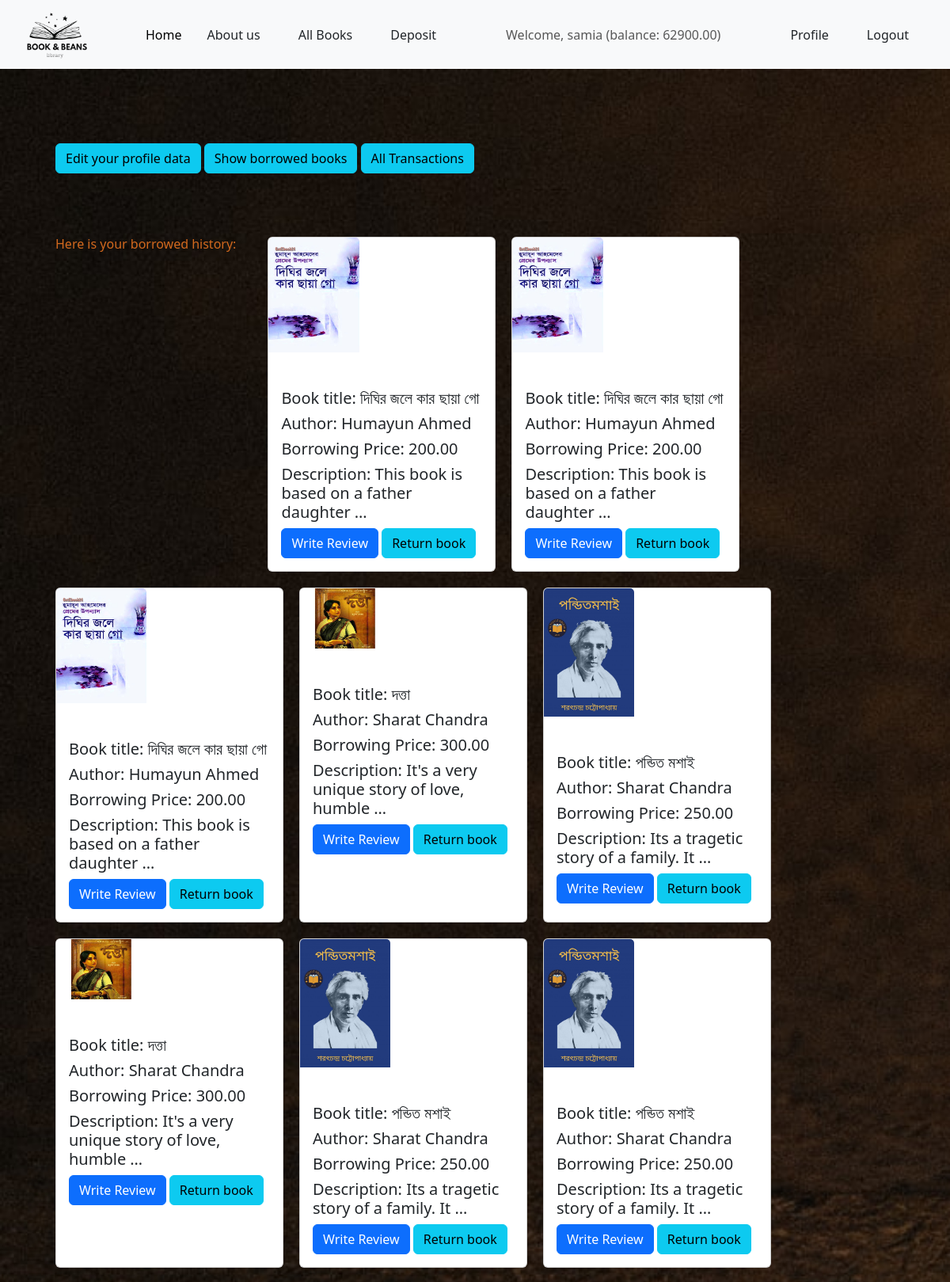
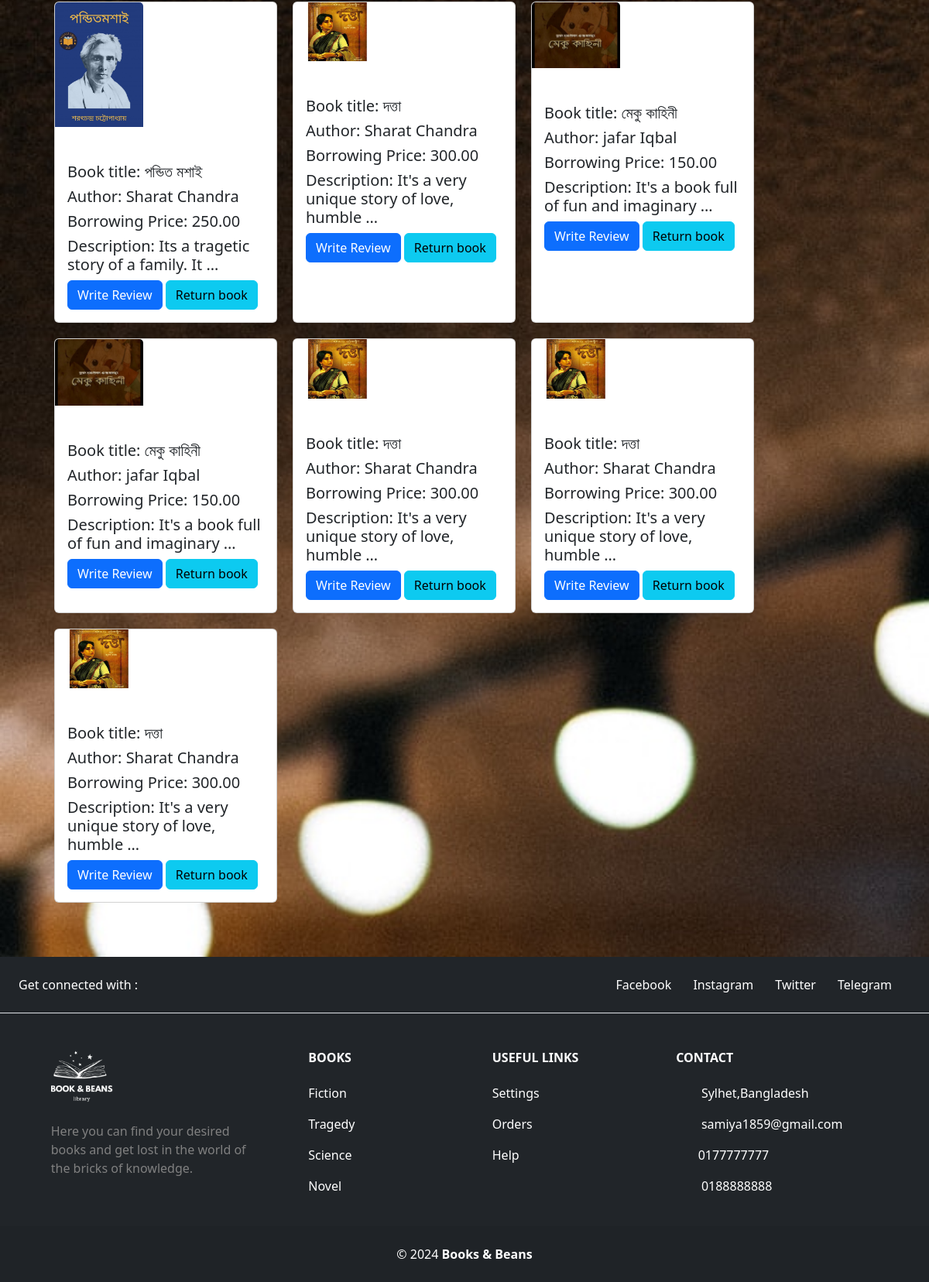
Page /user/profile/borrowhis/ (signed in) on the committed database (2 pictures, top to bottom).
### user/models.py (models this page shows, shortened)
class UserLibraryAccount(models.Model):
    user = models.OneToOneField(User,related_name='account',on_delete=models.CASCADE)
    account_no = models.IntegerField(unique=True)
    birth_date = models.DateField(null=True,blank=True)
    gender = models.CharField(max_length=10,choices=GENDER_TYPE)
    initial_deposit_date = models.DateField(auto_now_add=True)
    balance = models.DecimalField(default=0,max_digits=12,decimal_places=2)

### book/models.py (models this page shows, shortened)
class Borrow(models.Model):
    user = models.ForeignKey(User,on_delete=models.CASCADE,related_name='borrows')
    book = models.ForeignKey(Book,on_delete=models.CASCADE,related_name='borrows')

class Book(models.Model):
    title = models.CharField(max_length=100)
    Author = models.ForeignKey(Author,on_delete=models.CASCADE)
    description = models.TextField()
    image = models.ImageField(upload_to='book/media/book_images/')
    borrowing_price = models.DecimalField(max_digits=10,decimal_places=2)
    category = models.ForeignKey(Category,on_delete=models.CASCADE)
    is_borrowed = models.BooleanField(default=False,null=True)

class Author(models.Model):
    name = models.CharField(max_length=30,null=True,blank=True)

### book/views.py (the view)
# urls.py: path('profile/borrowhis/',borrow_history,name='borrow_history'),
@login_required
def borrow_history(request):
    borrowed_books = Borrow.objects.filter(user = request.user)
    return render(request, 'borrowhis.html', {'borrowed_books': borrowed_books})

### user/templates/borrowhis.html
{% extends "base.html" %}
{% load static %}
{% block content %}
<div class="" style="background-image: url('{% static "bg3.jpg" %}'); background-size: cover; background-repeat: no-repeat;
">
<div style="padding: 70px;">
    <div class="pt-4" >
        <a class="btn btn-info" href="{% url 'update' %}">Edit your profile data</a>
        <a class="btn btn-info" href="{% url "borrow_history" %}">Show borrowed books</a>
        <a class=" btn  btn-info" href="{% url "report" %}">All Transactions</a>
    </div>
    <div class="d-flex flex-wrap" style="gap: 20px;padding-top: 80px;">
        <h6 style="color: chocolate;">Here is your borrowed history:</h6><br>
        {% for borrow in borrowed_books %}
        <div class="card" style="width: 18rem; gap: 30px;">
            <img src="{{ borrow.book.image.url }}" class="card-img-top" alt="Book image" style="width: 40%;">
            <div class="card-body">
                <h5 class="card-title">Book title: {{ borrow.book.title }}</h5>
                <h5 class="">Author: {{ borrow.book.Author.name }}</h5>
                <h5 class="">Borrowing Price: {{ borrow.book.borrowing_price }}</h5>
                <h5>Description: {{ borrow.book.description | truncatewords:8 }}</h5>
                <div>
                    <a class="btn btn-primary" href="{% url "book_details" borrow.book.id %}">Write Review</a>
                    {% if transaction.is_returned %}
                    <a class="btn btn-warning" href="#">Returned</a>
                    {% else %}
                    <a class="btn btn-info" href="#">Return book</a>
                    {% endif %}
                </div>
            </div>
        </div>
        {% endfor %}
    </div>
</div>
</div>
{% include "footer.html" %}
{% endblock content %}

### core/templates/navbar.html (shortened to what this page needs)
{% load static %}
<!DOCTYPE html>
<html lang="en">
<head>
    <link href="https://cdn.jsdelivr.net/npm/bootstrap@5.3.2/dist/css/bootstrap.min.css" rel="stylesheet">
    <link rel="stylesheet" href="https://cdn.jsdelivr.net/npm/@fortawesome/fontawesome-free@6.4.2/css/fontawesome.min.css">
</head>
<body>
<nav class="navbar navbar-expand-lg bg-body-tertiary">
  <div class="container-fluid" style="padding-left: 30px;">
      <a class="navbar-brand" href="{% url "home" %}"><img src="{% static 'logo.png' %}" alt="books" style="width: 80px;"></a>
      <div class="collapse navbar-collapse" id="navbarNavAltMarkup" style="padding-left: 50px;">
          <div class="navbar-nav" >
              <a class="nav-link active" aria-current="page" href="{% url "home" %}">Home</a>
              <li class="nav-item mx-3">
                <a class="nav-link btn  text-dark" href="{% url "about" %}">About us</a>
            </li>
              <div class="d-flex">
                  <ul class="navbar-nav me-auto mb-2 mb-lg-0">
                      {% if request.user.is_authenticated %}
                      <li class="nav-item mx-3">
                        <a class="nav-link btn  text-dark" href="{% url "allbooks" %}">All Books</a>
                    </li>
                          <li class="nav-item mx-3">
                              <a class="nav-link btn  text-dark" href="{% url "deposit" %}">Deposit</a>
                          </li>
                          <li class="nav-item mx-3">
                              <span class="nav-link text-blue-900 my-auto font-black px-5">Welcome, {{ request.user.first_name }} (balance: {{ request.user.account.balance }})</span>
                          </li>
                          <li class="nav-item mx-3">
                              <a class="nav-link btn btn-warning text-dark" href="{% url "profile" user.id %}">Profile</a>
                          </li>
                          <li class="nav-item mx-3">
                              <a class="nav-link btn btn-danger text-dark" href="{% url "logout" %}">Logout</a>
                          </li>
                      {% endif %}
                  </ul>
              </div>
          </div>
      </div>
  </div>
</nav>
{% block content %}
{% endblock content %}
</body>
</html>

### rows in the picture
Borrow: book.image (picture), book "দিঘির জলে কার ছায়া গো", book.Author.name "Humayun Ahmed", book.borrowing_price "200.00", book.description "This book is based on a father daughter …"
Borrow: book.image (picture), book "দিঘির জলে কার ছায়া গো", book.Author.name "Humayun Ahmed", book.borrowing_price "200.00", book.description "This book is based on a father daughter …"
Borrow: book.image (picture), book "দিঘির জলে কার ছায়া গো", book.Author.name "Humayun Ahmed", book.borrowing_price "200.00", book.description "This book is based on a father daughter …"
Borrow: book.image (picture), book "দত্তা", book.Author.name "Sharat Chandra", book.borrowing_price "300.00", book.description "It's a very unique story of love, humble …"
Borrow: book.image (picture), book "পন্ডিত মশাই", book.Author.name "Sharat Chandra", book.borrowing_price "250.00", book.description "Its a tragetic story of a family. It …"
Borrow: book.image (picture), book "দত্তা", book.Author.name "Sharat Chandra", book.borrowing_price "300.00", book.description "It's a very unique story of love, humble …"
Borrow: book.image (picture), book "পন্ডিত মশাই", book.Author.name "Sharat Chandra", book.borrowing_price "250.00", book.description "Its a tragetic story of a family. It …"
Borrow: book.image (picture), book "পন্ডিত মশাই", book.Author.name "Sharat Chandra", book.borrowing_price "250.00", book.description "Its a tragetic story of a family. It …"
Borrow: book.image (picture), book "পন্ডিত মশাই", book.Author.name "Sharat Chandra", book.borrowing_price "250.00", book.description "Its a tragetic story of a family. It …"
Borrow: book.image (picture), book "দত্তা", book.Author.name "Sharat Chandra", book.borrowing_price "300.00", book.description "It's a very unique story of love, humble …"
Borrow: book.image (picture), book "মেকু কাহিনী", book.Author.name "jafar Iqbal", book.borrowing_price "150.00", book.description "It's a book full of fun and imaginary …"
Borrow: book.image (picture), book "মেকু কাহিনী", book.Author.name "jafar Iqbal", book.borrowing_price "150.00", book.description "It's a book full of fun and imaginary …"
Borrow: book.image (picture), book "দত্তা", book.Author.name "Sharat Chandra", book.borrowing_price "300.00", book.description "It's a very unique story of love, humble …"
Borrow: book.image (picture), book "দত্তা", book.Author.name "Sharat Chandra", book.borrowing_price "300.00", book.description "It's a very unique story of love, humble …"
Borrow: book.image (picture), book "দত্তা", book.Author.name "Sharat Chandra", book.borrowing_price "300.00", book.description "It's a very unique story of love, humble …"

### other values in the picture
{{ request.user.first_name }} "samia"
{{ request.user.account.balance }} "62900.00"
